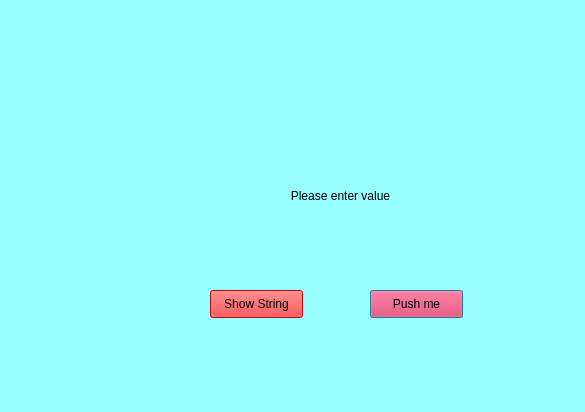
<?xml version="1.0" encoding="UTF-8"?>
<ui version="4.0">
 <class>Dialog</class>
 <widget class="QDialog" name="Dialog">
  <property name="geometry">
   <rect>
    <x>0</x>
    <y>0</y>
    <width>585</width>
    <height>412</height>
   </rect>
  </property>
  <property name="windowTitle">
   <string>Dialog</string>
  </property>
  <property name="styleSheet">
   <string notr="true">background-color: rgb(152, 254, 255);
selection-color: rgb(255, 255, 255);
border-color: rgb(255, 255, 255);
border-bottom-color: rgb(255, 255, 255);
font: 11pt &quot;Agency FB&quot;;
</string>
  </property>
  <widget class="QLabel" name="label_2">
   <property name="geometry">
    <rect>
     <x>40</x>
     <y>40</y>
     <width>201</width>
     <height>191</height>
    </rect>
   </property>
   <property name="text">
    <string/>
   </property>
   <property name="pixmap">
    <pixmap>Lenna.jpg</pixmap>
   </property>
   <property name="scaledContents">
    <bool>true</bool>
   </property>
  </widget>
  <widget class="QPushButton" name="PressMeButton">
   <property name="geometry">
    <rect>
     <x>370</x>
     <y>290</y>
     <width>93</width>
     <height>28</height>
    </rect>
   </property>
   <property name="styleSheet">
    <string notr="true">background-color: rgb(255, 8, 61);
</string>
   </property>
   <property name="text">
    <string>Push me</string>
   </property>
  </widget>
  <widget class="QLabel" name="label">
   <property name="geometry">
    <rect>
     <x>270</x>
     <y>180</y>
     <width>141</width>
     <height>31</height>
    </rect>
   </property>
   <property name="styleSheet">
    <string notr="true">font: 10pt &quot;Agency FB&quot;;
font: 11pt &quot;Agency FB&quot;;
font: 12pt &quot;Agency FB&quot;;</string>
   </property>
   <property name="text">
    <string>Please enter value</string>
   </property>
   <property name="alignment">
    <set>Qt::AlignCenter</set>
   </property>
  </widget>
  <widget class="QPushButton" name="helloButton">
   <property name="geometry">
    <rect>
     <x>210</x>
     <y>290</y>
     <width>93</width>
     <height>28</height>
    </rect>
   </property>
   <property name="styleSheet">
    <string notr="true">background-color: rgb(255, 7, 11);</string>
   </property>
   <property name="text">
    <string>Show String</string>
   </property>
  </widget>
 </widget>
 <resources/>
 <connections/>
</ui>
